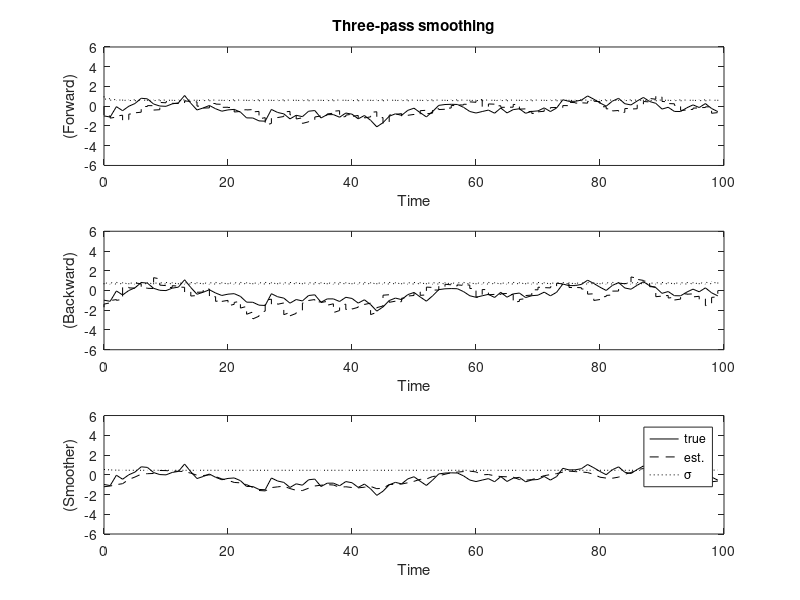

This chart was generated by the following MATLAB code:
disp('Grewal & Andrews');
disp('Kalman Filtering: Theory and Practice Using MATLAB, 4th Edition,');
disp('Wiley, 2014');
disp(' ');
disp('Example of 3-pass fixed-interval smoothing, with a unit-variance');
disp('exponentially correlated dynamic model.');
disp(' ');
%
close all;
clear all;
%
% Model parameters
%
Pinf = 1;                       % variance of process (w/ no measurements)
tau  = 10;                       % correlation time-constant
Dt   = 1;                       % discrete time step
H    = 1;                       % measurement sensitivity
F    = -1/tau;                  % dynamic coefficient
Phi  = exp(F*Dt);               % state transition matrix (1x1)
Q    = Pinf*(1 - Phi^2);        % process noise covariance
SDQ  = sqrt(Q);                 % process noise standard deviation
R    = 1;                       % measurement noise covariance
SDR  = sqrt(R);                 % measurement noise standard deviation
%
% Create a simulated trajectory
%
x(1) = sqrt(Pinf)*randn;        % true initial value (random)
t1(1) = 0;                       % initial time
z(1) = H*x(1) + SDR*randn;      % measurement
for k=2:100,
    x(k) = Phi*x(k-1) + SDQ*randn;
    t1(k) = t1(k-1) + Dt;
    z(k) = H*x(k) + SDR*randn;
end;
%
% Forward filter pass
%
MSf0      = 0;                  % mean-squared innovations
xhatf0(1) = 0;                  % expected value for zero-mean process
Pf0(1)    = 1;                  % a priori variance
t(1)      = 0;                  % initial time
zhat      = H*xhatf0(1);        % expected measurement
Kbar      = Pf0(1)*H/(H*Pf0(1)*H+R);  % Kalman gain
xhatf0(2) = xhatf0(1) + Kbar*(z(1)-zhat);
MSf0      = MSf0 + (x(1)-xhatf0(2))^2;
Pf0(2)    = Pf0(1) - Kbar*H*Pf0(1);
t(2)      = 0;
j         = 2;
for k=2:100;
    j       = j + 1;
    t(j)    = t(j-1) + Dt;
    xhatf0(j) = Phi*xhatf0(j-1);    % predicted value
    Pf0(j)    = Phi*Pf0(j-1)*Phi + Q; % a priori variance
    zhat      = H*xhatf0(j);        % expected measurement
    Kbar      = Pf0(j)*H/(H*Pf0(j)*H+R);  % Kalman gain
    j         = j + 1;
    t(j)      = t(j-1);
    xhatf0(j) = xhatf0(j-1) + Kbar*(z(k)-zhat);
    MSf0      = MSf0 + (x(k)-xhatf0(j))^2;
    Pf0(j)    = Pf0(j-1) - Kbar*H*Pf0(j-1);
end;
RMSf0 = sqrt(MSf0/100);
figure;
subplot(3,1,1),
plot(t1,x,'k-',t,xhatf0,'k--',t,sqrt(Pf0),'k:',1,4.9,'w.',1,-4.9,'w.');
ylabel('(Forward)');
xlabel('Time');
title('Three-pass smoothing');
%
% Backward filter pass
%
MSf1        = 0;
xhatf1(200) = 0;                  % expected value for zero-mean process
Pf1(200)    = 1;                  % a priori variance
zhat        = H*xhatf1(200);        % expected measurement
Kbar        = Pf1(200)*H/(H*Pf1(200)*H+R);  % Kalman gain
xhatf1(199) = xhatf1(200) + Kbar*(z(100)-zhat);
MSf1        = MSf1 + (x(100)-xhatf1(199))^2;
Pf1(199)    = Pf1(200) - Kbar*H*Pf1(200);
j           = 199;
for k=99:-1:1;
    j       = j - 1;
    xhatf1(j) = xhatf1(j+1)/Phi;    % predicted value
    Pf1(j)    = Pf1(j+1)/Phi^2 + Q; % a priori variance
    zhat      = H*xhatf1(j);        % expected measurement
    Kbar      = Pf1(j)*H/(H*Pf1(j)*H+R);  % Kalman gain
    j         = j - 1;
    xhatf1(j) = xhatf1(j+1) + Kbar*(z(k)-zhat);
    MSf1      = MSf1 + (x(k)-xhatf1(j))^2;
    Pf1(j)    = Pf1(j+1) - Kbar*H*Pf1(j+1);
end;
RMSf1 = sqrt(MSf1/100);
subplot(3,1,2),
plot(t1,x,'k-',t,xhatf1,'k--',t,sqrt(Pf1),'k:',1,4.9,'w.',1,-4.9,'w.');
ylabel('(Backward)');
xlabel('Time');
%
% Smoothing pass
%
MSs1 = 0;
for k=1:100,
    Ps1(k) = 1/(1/Pf0(2*k)+1/Pf1(2*k));  % a post. forward, a pri. backward
    xs1(k) = (xhatf0(2*k)/Pf0(2*k)+xhatf1(2*k)/Pf1(2*k))*Ps1(k);
    MSs1   = MSs1 + (x(k) - xs1(k))^2;
    Ps2(k) = 1/(1/Pf0(2*k-1)+1/Pf1(2*k-1)); % pri. forward, post. backward
    xs2(k) = (xhatf0(2*k-1)/Pf0(2*k-1)+xhatf1(2*k-1)/Pf1(2*k-1))*Ps2(k);
end;
RMSs1 = sqrt(MSs1/100);
subplot(3,1,3),
plot(t1,x,'k-',t1,xs1,'k--',t1,sqrt(Ps1),'k:',1,4.9,'w.',1,-4.9,'w.');
ylabel('(Smoother)');
xlabel('Time');
legend('true','est.','\sigma');
disp(['RMS estimation error, forward filter pass  = ',num2str(RMSf0)]);
disp(['RMS estimation error, backward filter pass = ',num2str(RMSf1)]);
disp(['RMS estimation error, three-pass smoother  = ',num2str(RMSs1)]);
disp(' ');
disp('Results will differ with each Monte Carlo run.');
disp('(Try it.)');
